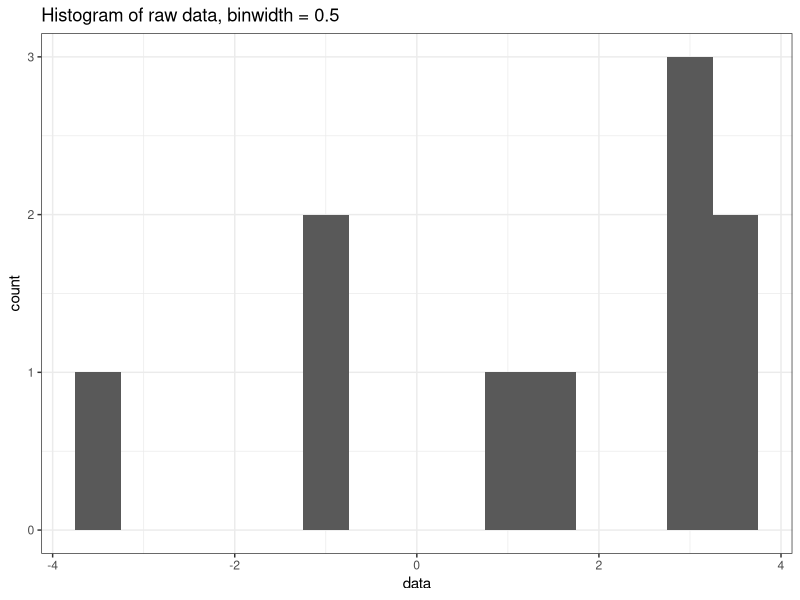
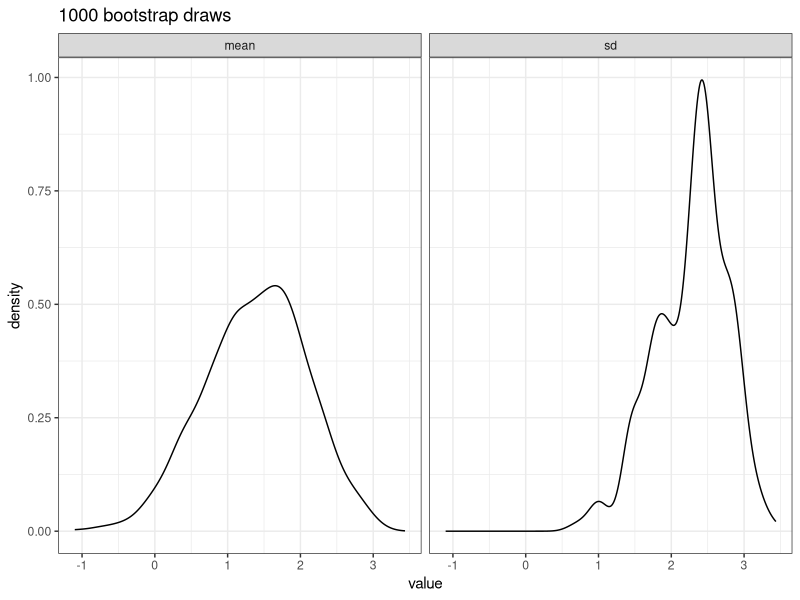
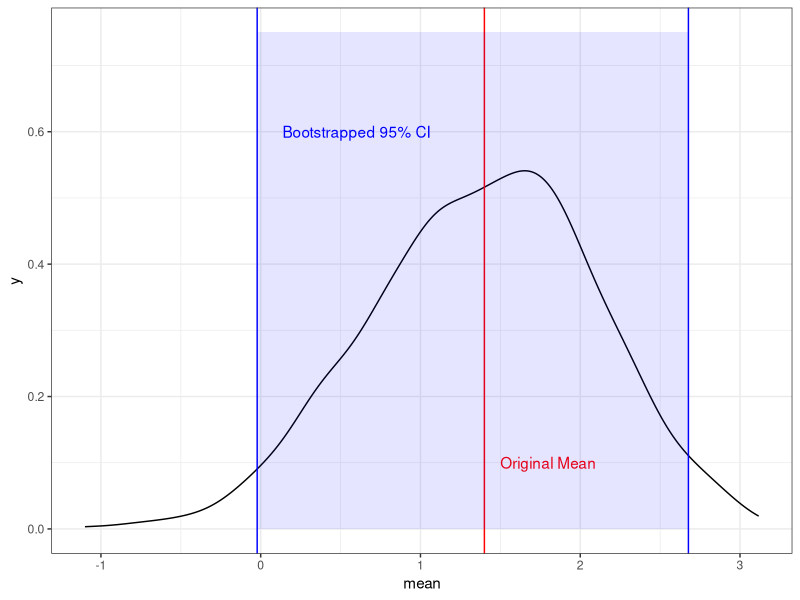
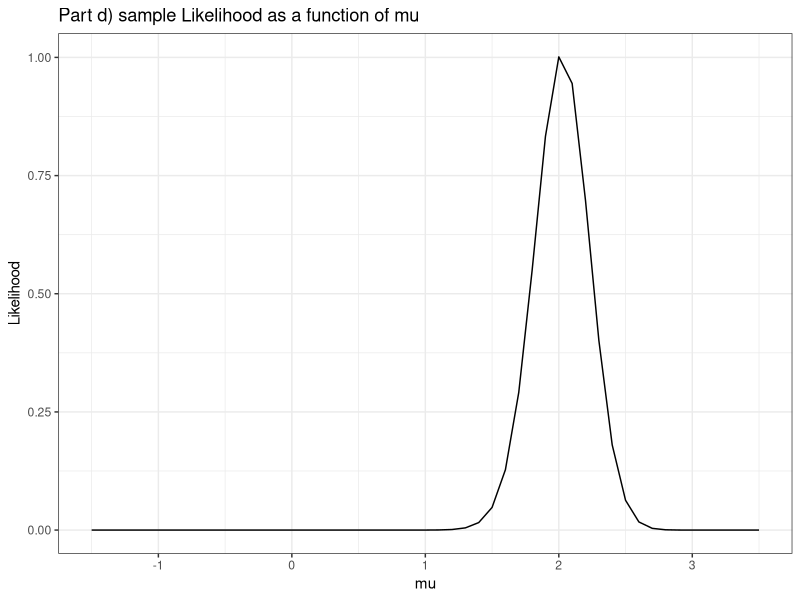
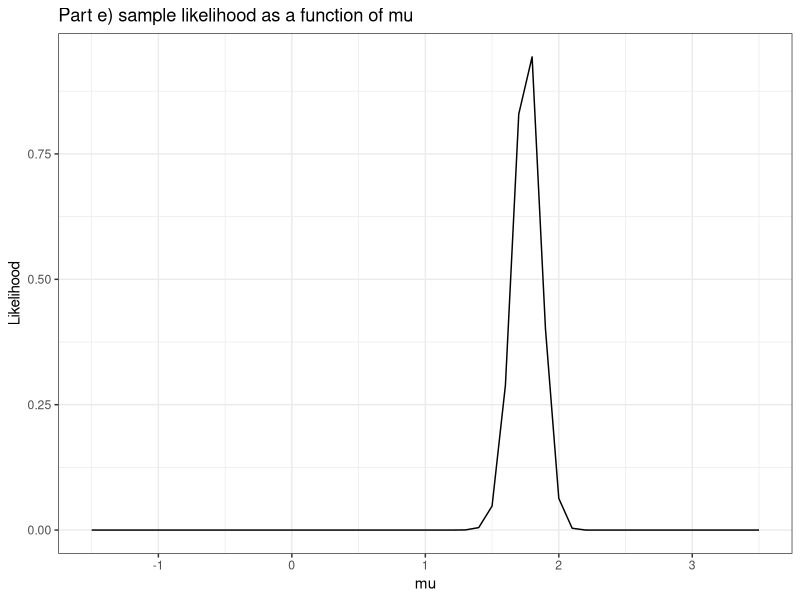

Recreate these plots in R, in order.
## ---- chunk 1
knitr::opts_chunk$set(fig.width=4.5, fig.height=3.5) 
rm(list = ls())
library(dplyr, warn.conflicts = FALSE)   # data manipulation, piping
library(ggplot2, warn.conflicts = FALSE) # nice plots
library(purrr, warn.conflicts = FALSE)   # nice loops
library(tidyr, warn.conflicts = FALSE)   # reshaping function
theme_set(theme_bw())                    # ggplot theme
set.seed(123)                            # replicable random numbers
## ---- chunk 2
data <- c(3.66, 1.00, -0.87, 2.90, -0.80, 3.20, 1.69, -3.53, 3.22, 3.53)
N <- length(data)
ggplot(data.frame(data = data)) + 
  geom_histogram(aes(x = data), binwidth = 0.5) + 
  ggtitle("Histogram of raw data, binwidth = 0.5")
## ---- chunk 3
# Define a function for taking draws from the data, returning a 
# conveniently formated dataframe
take_draw <- function(i, data, N)
  data.frame(value = sample(data, size = N, replace = TRUE), draw = i)

# Take 1000 draws, save them in a dataframe for convenience. 
df <- map_dfr(1:1000, take_draw, data = data, N = N)

# Use this to get estimates of the pdf for the mean and SD
stat_df <- df %>% 
  group_by(draw) %>% 
  summarise(mean = mean(value), sd = sd(value))
## ---- chunk 4
# plot using ggplot's "geom_density" function that can estimate the kernel
stat_df %>% 
  pivot_longer(cols = -draw, names_to = "statistic") %>% 
  ggplot() + 
  geom_density(aes(x = value)) + 
  facet_wrap(~statistic) + 
  ggtitle("1000 bootstrap draws")
## ---- chunk 5
CI <- quantile(stat_df$mean, probs = c(0.025, 0.975))
# Show the 95% confidence interval values... 
print(CI)
## ---- chunk 6
ggplot() + 
  geom_density(data = stat_df, aes(x = mean)) + 
  geom_vline(xintercept = mean(data), color = "red") + 
  geom_text(aes(x = mean(data) + 0.4, y = 0.1, label = "Original Mean"), color = "red") +
  annotate("rect", xmin = CI[1], xmax = CI[2], ymin = 0, ymax = 0.75,
        alpha = .1, fill = "blue") + 
  geom_vline(xintercept = CI[1], color = "blue") + 
  geom_vline(xintercept = CI[2], color = "blue") +
  geom_text(aes(x = mean(data) - 0.8, y = 0.6, 
                label = "Bootstrapped 95% CI"), color = "blue")
## ---- chunk 7
l <- function(mu, sigma1, sigma2, X, part){
  if (part == "d"){
    mu_1 <- mu - 1.5
    mu_2 <- mu + 1.5
  } else if (part == "e"){
    mu_1 <- 0
    mu_2 <- 2 * mu
  }
  l <- 1
  for(x_i in X){
    l <- l * 
      0.5 * 
        (1 / (sigma1 * sqrt(2 * pi))) * exp(-0.5 * ((x_i - mu_1) / sigma1)^2) + 
      0.5 * 
        (1 / (sigma2 * sqrt(2 * pi))) * exp(-0.5 * ((x_i - mu_2) / sigma2)^2)
  }
  return(l)
}
# initialise a dataframe for plotting
mu_range <- seq(-1.5, 3.5, 0.1)
plot_df <- data.frame(mu = mu_range)
## ---- chunk 8
plot_df$ld <- unlist(map(mu_range, l, sigma1 = 3, 
                         sigma2 = 0.2, X = data, part = "d" ))
ggplot(plot_df) + 
  geom_line(aes(x = mu, y = ld)) + 
  ggtitle("Part d) sample Likelihood as a function of mu") + 
  ylab("Likelihood")

## ---- chunk 9
ld <- function(mu){
  l(sigma1 = 3, sigma2 = 0.2, X = data, part = "d", mu = mu)
}
integrate(ld, lower = -10, upper = 10)
## ---- chunk 10
# # install.packages("mcmc")
# library(mcmc)
# out <- metrop(ld, initial = 1, nbatch = 10000000, blen = 1)
# # out <- metrop(out, scale = 10)
# out$accept
# 
# out <- metrop(out, scale = 2)
# 
# plot(ts(out$batch))
## ---- chunk 11
plot_df$le <- unlist(map(mu_range, l, sigma1 = 3, 
                         sigma2 = 0.2, X = data, part = "e" ))
ggplot(plot_df) + 
  geom_line(aes(x = mu, y = le)) + 
  ggtitle("Part e) sample likelihood as a function of mu") + 
  ylab("Likelihood")

## ---- chunk 12
post_prob_greater_than_.5 <- function(N,n){
  draws <- rbeta(10000, n + 1, N-n + 1)
  sum(draws>0.5) / length(draws)
}
N <- 5
## ---- chunk 13
post_prob_greater_than_.5(N, 4)
## ---- chunk 14
post_prob_greater_than_.5(N, 5)
